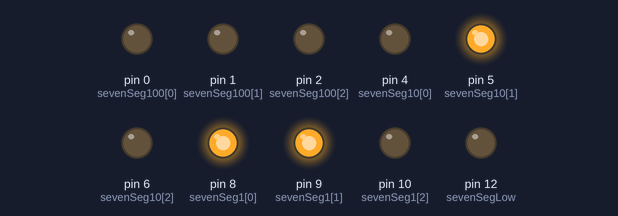
Bench run of a sketch on a simulated Arduino Uno, built with avr-gcc and run on an emulated ATmega328P. Shown: output pins drawn as LEDs (lit = HIGH). Random numbers use the default seed unless the sketch sets one; EEPROM starts erased.

Above: at 0.1 s.
Timing chart, 0 to 1.6 s (numbered marks = the images above):
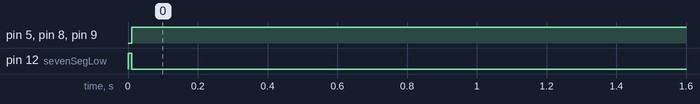

The sketch:

altimetro.ino
```cpp
/*  This is a default program--
  Use File->Load Prog to load a different program
*/
#include <EEPROM.h>
bool valueSet = false;

int sevenSeg100 [] = {0,1,2,3};
int sevenSeg10 [] = {4,5,6,7};
int sevenSeg1 [] = {8,9,10,11};
int sevenSegLow = 12;

int randomNumber;
int randomNumberAux;

int hundredAux = 0;
int tensAux = 0;
int unitsAux = 0;

int hundred = 0;
int tens = 0;
int units = 0;

int binaryAuxiliar[10];
int dividends[] = {100,10,1};

void setup()
{
  //pinMode(piezoPin,OUTPUT);

  for (int i = 0; i < 3; i++ )
  {
    pinMode(sevenSeg100[i],OUTPUT);
    pinMode(sevenSeg10[i],OUTPUT);
    pinMode(sevenSeg1[i],OUTPUT);
  }
  pinMode(sevenSegLow,OUTPUT);
}

void loop()
{
  if (!valueSet)
  {
    randomNumber = random(999);
    randomNumberAux = randomNumber;

    for (int i = 0; i<3;i++)
    {
      if ( i == 0 && randomNumber > 99 )
      {
        hundredAux = randomNumberAux / 100;
        randomNumberAux = randomNumberAux%100;
      }

      if ( i == 1 && randomNumber > 9)
      {
        tensAux = randomNumberAux / 10;
        randomNumberAux = randomNumberAux%10;
      }

      if ( i == 2 )
      {
        unitsAux = randomNumberAux;
      }
    }

    digitalWrite(sevenSegLow,HIGH);

    initializeDisplay();

    EEPROM.write(0,hundredAux);
    EEPROM.write(1,tensAux);
    EEPROM.write(2,unitsAux);

    hundred = EEPROM.read(0);
    tens = EEPROM.read(1);
    units = EEPROM.read(2);

    for (int i = 0; hundred > 0; i++)
    {
      binaryAuxiliar[i]=hundred%2;
      hundred = hundred/2;
    }

    for (int i = 0; i<4; i++)
    {
      toBinaryH(i);
    }

    initializeDisplay();

    for (int i = 0; tens > 0; i++)
    {
      binaryAuxiliar[i]=tens%2;
      tens = tens/2;
    }

    for (int i = 0; i<4; i++)
    {
      toBinaryT(i);
    }

    initializeDisplay();

    for (int i = 0; units > 0; i++)
    {
      binaryAuxiliar[i]=units%2;
      units = units/2;
    }

    for (int i = 0; i<4; i++)
    {
      toBinaryU(i);
    }

    digitalWrite(sevenSegLow,LOW);
    valueSet=true;
  }

  delay(1000);
}

void initializeDisplay()
{
  for (int i = 0; i < 10; i++)
  {
    binaryAuxiliar[i]=0;
  }
}

void toBinaryH(int i)
{
  if ( binaryAuxiliar[i] == 0 )
  {
    digitalWrite(sevenSeg100[i],LOW);
  }
  else
  {
    digitalWrite(sevenSeg100[i],HIGH);
  }
}

void toBinaryT(int i)
{
  if ( binaryAuxiliar[i] == 0 )
  {
    digitalWrite(sevenSeg10[i],LOW);
  }
  else
  {
    digitalWrite(sevenSeg10[i],HIGH);
  }
}

void toBinaryU(int i)
{
  if ( binaryAuxiliar[i] == 0 )
  {
    digitalWrite(sevenSeg1[i],LOW);
  }
  else
  {
    digitalWrite(sevenSeg1[i],HIGH);
  }
}
```

Measured:
- by itself, pin 5 (sevenSeg10[1]), pin 8 (sevenSeg1[0]), pin 9 (sevenSeg1[1]): LOW → HIGH at 0.01 s
- by itself, pin 12 (sevenSegLow): LOW → HIGH at 0.00 s, → LOW 0.01 s later
